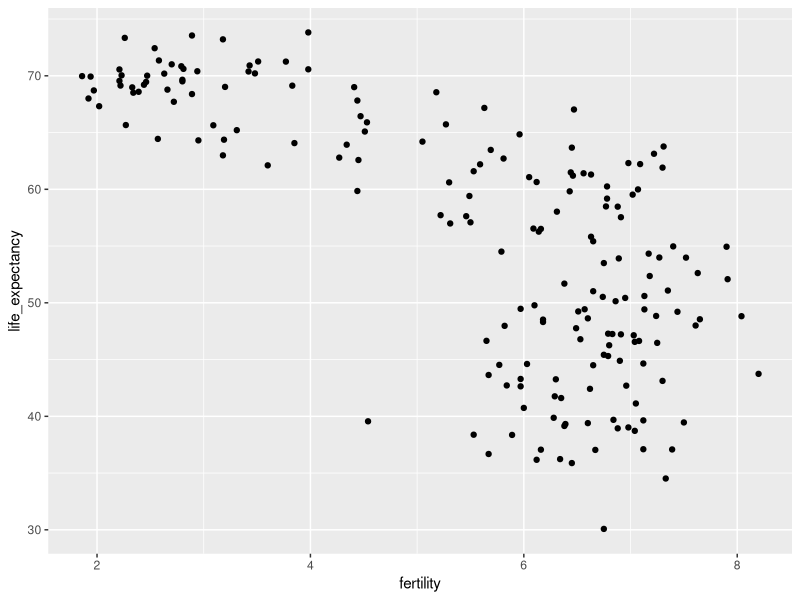
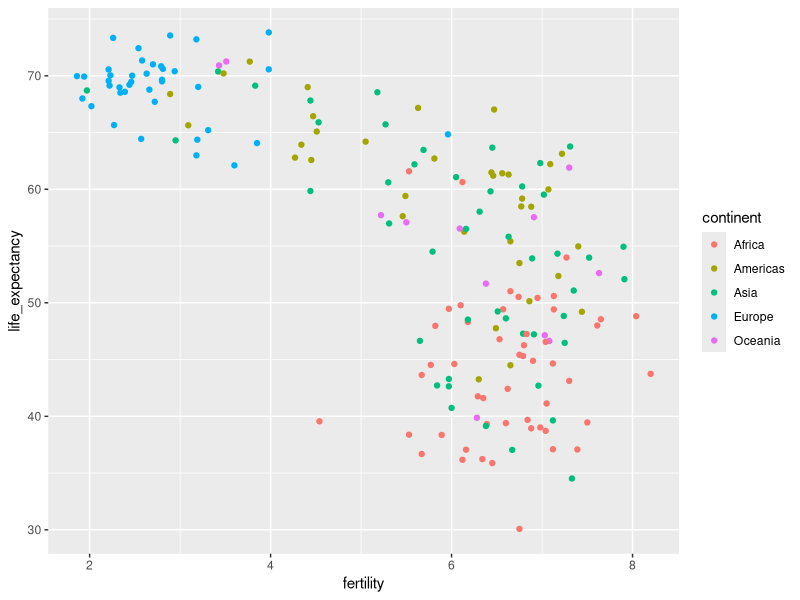
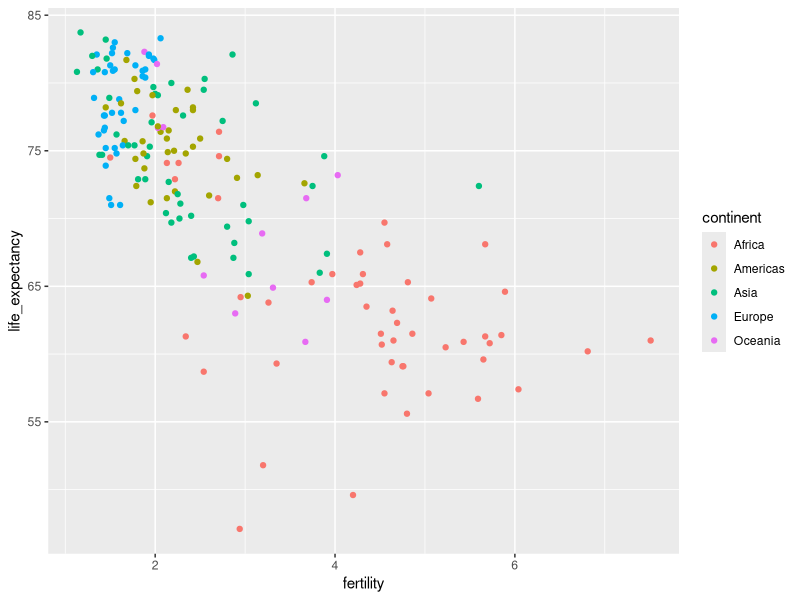
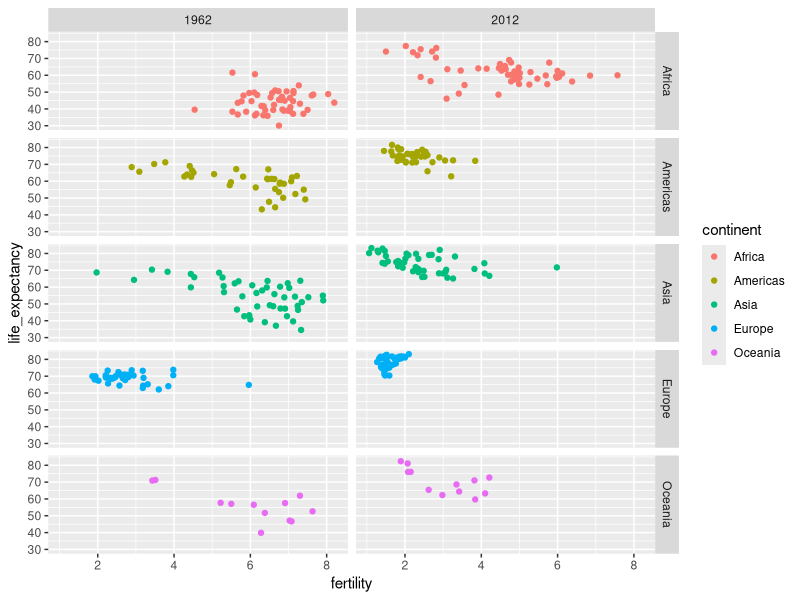
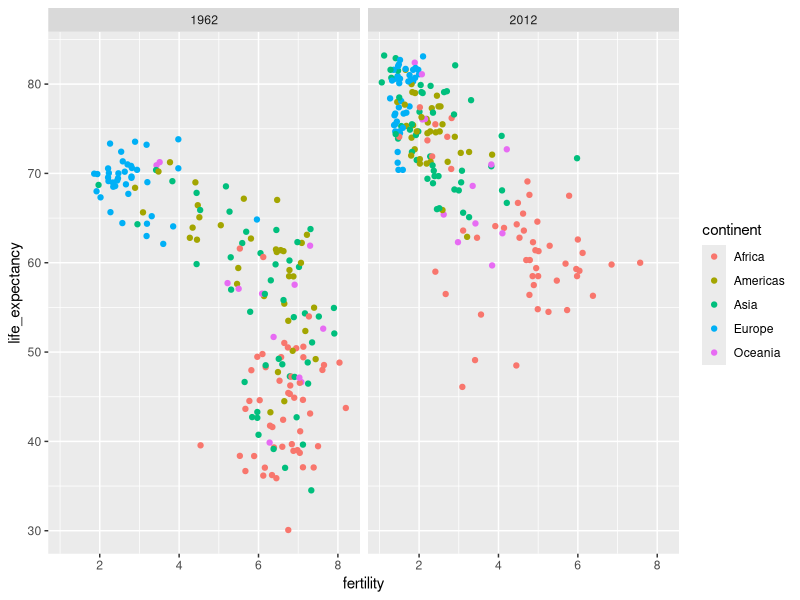
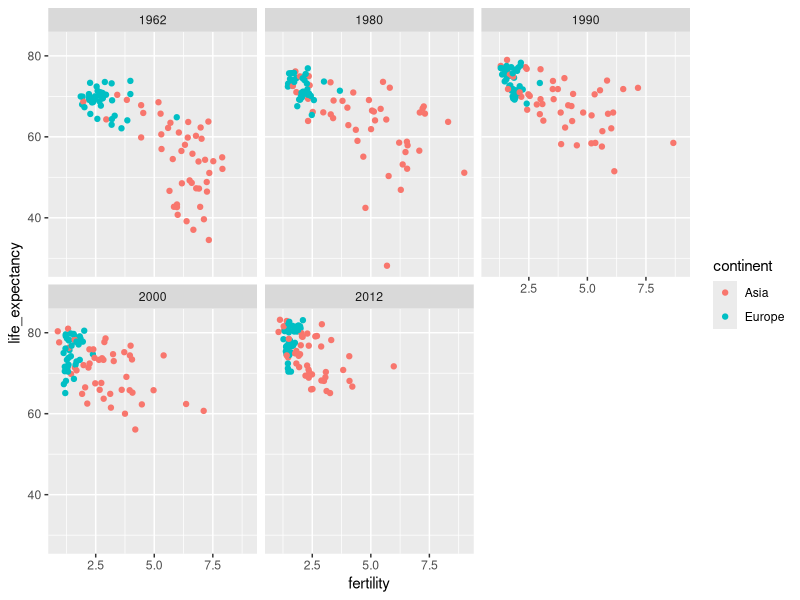
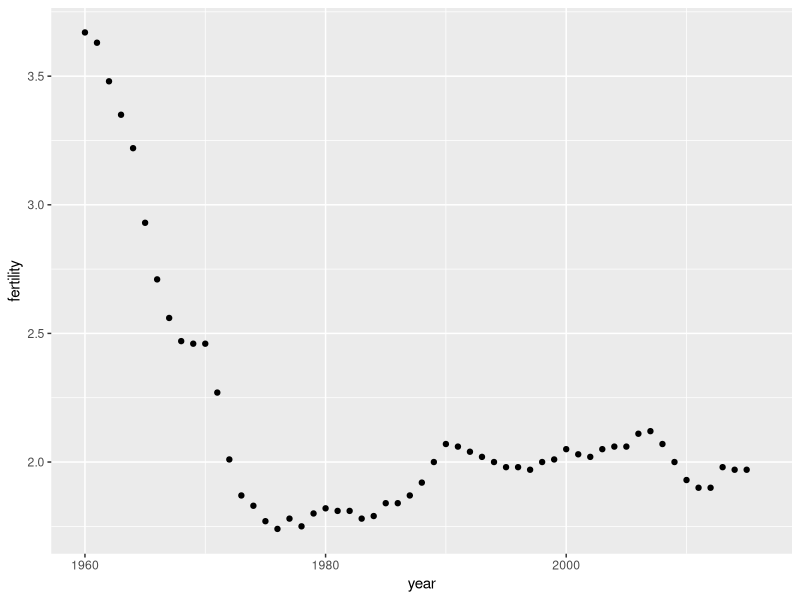
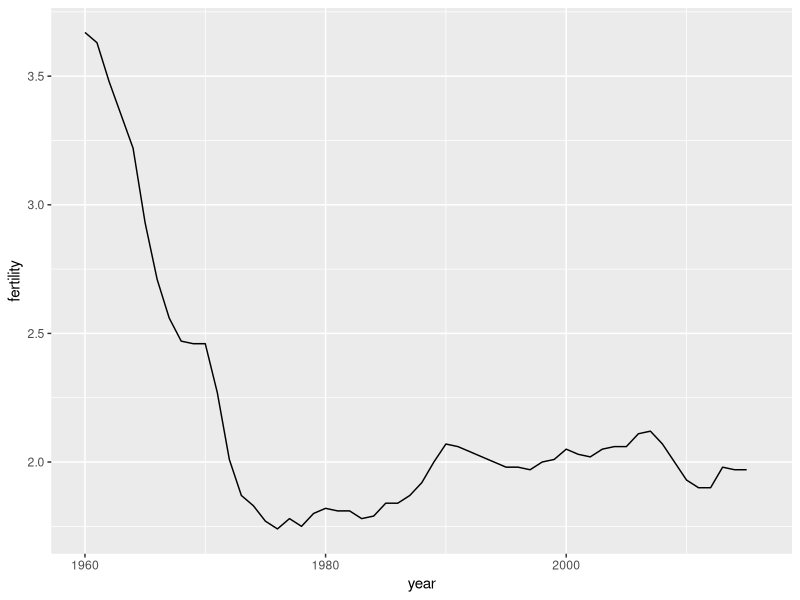

The R script that drew these images, in order:
## ---- chunk 1
library(tidyverse)
library(dslabs)
data(gapminder)
gapminder %>% as_tibble()%>%head()
## ---- chunk 2
gapminder %>% 
  filter(year == 2015 & country %in% c("Sri Lanka","Turkey")) %>% 
  select(country, infant_mortality)
## ---- chunk 3
a<-gapminder%>%
  filter(year == 2015 & country %in% c("South Korea","Turkey", "Russia","Vietnam", "South Africa")) %>% 
  pull(infant_mortality)
gapminder%>%
  filter(year == 2015 & country %in% c("Sri Lanka","Poland", "Malaysia", "Pakistan","Thailand")) %>% 
  select(country, infant_mortality)%>%
  mutate(country1=c("South Korea","Turkey", "Russia","Vietnam", "South Africa"), infant_mortality1=a)
## ---- chunk 4
gapminder%>%
  filter(year == 1962) %>%
  ggplot(aes(fertility, life_expectancy)) +
  geom_point()
## ---- chunk 5
gapminder%>%
  filter(year == 1962) %>%
  ggplot(aes(fertility, life_expectancy, col=continent)) +
  geom_point()
## ---- chunk 6
gapminder%>%
  filter( year == 2015) %>%
  ggplot(aes(fertility, life_expectancy, col=continent)) +
  geom_point()
## ---- chunk 7
gapminder%>%
  filter(year%in%c(1962, 2012)) %>%
  ggplot(aes(fertility, life_expectancy, col = continent)) +
  geom_point() +
  facet_grid(continent~year)
## ---- chunk 8
gapminder%>%
  filter(year%in%c(1962, 2012)) %>%
  ggplot(aes(fertility, life_expectancy, col = continent)) +
  geom_point() +
  facet_grid(. ~ year)
## ---- chunk 9
years <- c(1962, 1980, 1990, 2000, 2012)
continents <- c("Europe", "Asia")
gapminder %>% 
  filter(year %in% years & continent %in% continents) %>%
  ggplot( aes(fertility, life_expectancy, col = continent)) +
  geom_point() +
  facet_wrap(~year) 
## ---- chunk 10
gapminder %>% 
  filter(country == "United States") %>% 
  ggplot(aes(year, fertility)) +
  geom_point()
## ---- chunk 11
gapminder %>% 
  filter(country == "United States") %>% 
  ggplot(aes(year, fertility)) +
  geom_line()
## ---- chunk 12
gapminder %>% filter(country %in% c("South Korea","Germany")) %>% 
  ggplot(aes(year,fertility)) +
  geom_line()
## ---- chunk 13
countries <- c("South Korea","Germany")

gapminder %>% filter(country %in% countries & !is.na(fertility)) %>% 
  ggplot(aes(year, fertility, group = country)) +
  geom_line()
## ---- chunk 14
countries <- c("South Korea","Germany")

gapminder %>% filter(country %in% countries & !is.na(fertility)) %>% 
  ggplot(aes(year,fertility, col = country)) +
  geom_line()
## ---- chunk 15
labels <- data.frame(country = countries, x = c(1975,1965), y = c(60,72))

gapminder %>% 
  filter(country %in% countries) %>% 
  ggplot(aes(year, life_expectancy, col = country)) +
  geom_line() +
  geom_text(data = labels, aes(x, y, label = country), size = 5) +
  theme(legend.position = "none")
## ---- chunk 16
gapminder <- gapminder %>%  mutate(dollars_per_day = gdp/population/365)
## ---- chunk 17
past_year <- 1970
gapminder %>% 
  filter(year == past_year & !is.na(gdp)) %>%
  ggplot(aes(dollars_per_day)) + 
  geom_histogram(binwidth = 1, color = "black",fill="white")
## ---- chunk 18
gapminder %>% 
  filter(year == past_year & !is.na(gdp)) %>%
  ggplot(aes(log2(dollars_per_day))) + 
  geom_histogram(binwidth = 1, color = "black")
## ---- chunk 19
gapminder%>%
  filter(year == past_year) %>%
  summarize(min = min(population), max = max(population))
## ---- chunk 20
gapminder %>% 
  filter(year == past_year) %>%
  ggplot(aes(log10(population))) +
  geom_histogram(binwidth = 0.5, color = "black")
## ---- chunk 21
gapminder %>% 
  filter(year == past_year & !is.na(gdp)) %>%
  ggplot(aes(dollars_per_day)) + 
  geom_histogram(binwidth = 1, color = "black") +
  scale_x_continuous(trans = "log2")
## ---- chunk 22
p <- gapminder %>% 
  filter(year == past_year & !is.na(gdp)) %>%
  ggplot(aes(region, dollars_per_day)) 
p + geom_point() 
## ---- chunk 23
p + geom_point() +
  theme(axis.text.x = element_text(angle = 90, hjust = 1))
p+geom_point()+coord_flip()
## ---- chunk 24
p <- gapminder %>% 
  filter(year == past_year & !is.na(gdp)) %>%
  mutate(region = reorder(region, dollars_per_day, FUN = median)) %>%
  ggplot(aes(region, dollars_per_day)) +
  geom_point() +
  theme(axis.text.x = element_text(angle = 90, hjust = 1)) 
p
## ---- chunk 25
p + scale_y_continuous(trans = "log2")
## ---- chunk 26
gapminder <- gapminder %>% 
  mutate(group = case_when(
    region %in% c("Western Europe", "Northern Europe","Southern Europe", 
                    "Northern America", "Australia and New Zealand") ~ "West",
    region %in% c("Eastern Asia", "South-Eastern Asia") ~ "East Asia",
    region %in% c("Caribbean", "Central America", "South America") ~ "Latin America",
    continent == "Africa" & region != "Northern Africa" ~ "Sub-Saharan Africa",
    TRUE ~ "Others"))
## ---- chunk 27
gapminder <- gapminder %>% 
  mutate(group = factor(group, 
                        levels = c("Others", "Latin America", "East Asia", "Sub-Saharan Africa",  "West")))
## ---- chunk 28
p <- gapminder %>% 
  filter(year == past_year & !is.na(gdp)) %>%
  ggplot(aes(group, dollars_per_day)) +
  geom_boxplot() +
  theme(axis.text.x = element_text(angle = 90, hjust = 1)) +
  scale_y_continuous(trans = "log2") +
  xlab("")
p 
## ---- chunk 29
p + geom_point(alpha = 0.5)
## ---- chunk 30
library(ggridges)
p <- gapminder %>% 
  filter(year == past_year & !is.na(dollars_per_day)) %>%
  ggplot(aes(dollars_per_day, group)) + 
  scale_x_continuous(trans = "log2") 
p  + geom_density_ridges() 
## ---- chunk 31
p  + geom_density_ridges(scale=1) 
## ---- chunk 32
p + geom_density_ridges(jittered_points = TRUE)
## ---- chunk 33
p + geom_density_ridges(jittered_points = TRUE, 
                        position = position_points_jitter(width = 0.05, height = 0),
                        point_shape = '|', point_size = 3, point_alpha = 1, alpha = 0.7)
## ---- chunk 34
past_year <- 1970
present_year <- 2010
gapminder %>% 
  filter(year %in% c(past_year, present_year) & !is.na(gdp)) %>%
  mutate(west = ifelse(group == "West", "West", "Developing")) %>%
  ggplot(aes(dollars_per_day)) +
  geom_histogram(binwidth = 1, color = "black") +
  scale_x_continuous(trans = "log2") + 
  facet_grid(year ~ west)
## ---- chunk 35
country_list_1 <- gapminder %>% 
  filter(year == past_year & !is.na(dollars_per_day)) %>% 
  pull(country)

country_list_2 <- gapminder %>% 
  filter(year == present_year & !is.na(dollars_per_day)) %>% 
  pull(country)
      
country_list <- intersect(country_list_1, country_list_2)
## ---- chunk 36
gapminder %>% 
  filter(year %in% c(past_year, present_year) & !is.na(gdp)&country %in% country_list) %>%
  mutate(west = ifelse(group == "West", "West", "Developing")) %>%
  ggplot(aes(dollars_per_day)) +
  geom_histogram(binwidth = 1, color = "black") +
  scale_x_continuous(trans = "log2") + 
  facet_grid(year ~ west)
## ---- chunk 37
gapminder %>% 
  filter(year %in% c(past_year, present_year) & country %in% country_list) %>%
  ggplot(aes(group, dollars_per_day)) +
  geom_boxplot() +
  theme(axis.text.x = element_text(angle = 90, hjust = 1)) +
  scale_y_continuous(trans = "log2") +
  xlab("") +
  facet_grid(. ~ year)
## ---- chunk 38
gapminder %>% 
  filter(year %in% c(past_year, present_year) & country %in% country_list) %>%
  mutate(year = factor(year)) %>%
  ggplot(aes(group, dollars_per_day, fill = year)) +
  geom_boxplot() +
  theme(axis.text.x = element_text(angle = 90, hjust = 1)) +
  scale_y_continuous(trans = "log2") +
  xlab("") 
## ---- chunk 39
gapminder %>% 
  filter(year %in% c(past_year, present_year) & country %in% country_list) %>%
  ggplot(aes(dollars_per_day)) +
  geom_density(fill = "grey") + 
  scale_x_continuous(trans = "log2") + 
  facet_grid(. ~ year)
## ---- chunk 40
gapminder %>% 
  filter(year==past_year &country %in% country_list) %>%
  mutate(group = ifelse(group == "West", "West", "Developing")) %>%
  count(group)
## ---- chunk 41
gapminder %>% 
  filter(year %in% c(past_year, present_year) & country %in% country_list) %>%
  mutate(group = ifelse(group == "West", "West", "Developing")) %>%
  ggplot(aes(dollars_per_day, fill = group)) +
  scale_x_continuous(trans = "log2") +
  geom_density(alpha = 0.2) + 
  facet_grid(year ~ .)
## ---- chunk 42
# aes(x = dollars_per_day, y = ..count..)
## ---- chunk 43
p <- gapminder %>% 
  filter(year %in% c(past_year, present_year) & country %in% country_list) %>%
  mutate(group = ifelse(group == "West", "West", "Developing")) %>%
  ggplot(aes(dollars_per_day, y = ..count.., fill = group)) +
  scale_x_continuous(trans = "log2", limit = c(0.125, 300))

p + geom_density(alpha = 0.2) + 
  facet_grid(year~.)
## ---- chunk 44
p + geom_density(alpha = 0.2, bw = 0.75) + facet_grid(year ~ .)
## ---- chunk 45
gapminder %>% 
  filter(year %in% c(past_year, present_year) & !is.na(dollars_per_day)) %>%
  ggplot(aes(dollars_per_day, group)) + 
  scale_x_continuous(trans = "log2") + 
  geom_density_ridges(adjust = 1.5) +
  facet_grid(. ~ year)
## ---- chunk 46
gapminder %>% 
    filter(year %in% c(past_year, present_year) & country %in% country_list) %>%
  group_by(year) %>%
  mutate(weight = population/sum(population)*2) %>%
  ungroup() %>%
  ggplot(aes(dollars_per_day, fill = group)) +
  scale_x_continuous(trans = "log2", limit = c(0.125, 300)) + 
  geom_density(alpha = 0.2, bw = 0.75, position = "stack") + facet_grid(year ~ .) 
## ---- chunk 47
gapminder %>% 
    filter(year %in% c(past_year, present_year) & country %in% country_list) %>%
  group_by(year) %>%
  mutate(weight = population/sum(population)*2) %>%
  ungroup() %>%
  ggplot(aes(dollars_per_day, fill = group, weight=weight)) +
  scale_x_continuous(trans = "log2", limit = c(0.125, 300)) + 
  geom_density(alpha = 0.2, bw = 0.75, position = "stack") + facet_grid(year ~ .)
## ---- chunk 48
gapminder <- gapminder %>% 
  mutate(group = case_when(
    region %in% c("Western Europe", "Northern Europe","Southern Europe", 
                    "Northern America", "Australia and New Zealand") ~ "West",
    region %in% "Northern Africa" ~ "Northern Africa",
    region %in% c("Eastern Asia", "South-Eastern Asia") ~ "East Asia",
    region == "Southern Asia"~ "Southern Asia",
    region %in% c("Central America", "South America", "Caribbean") ~ "Latin America",
    continent == "Africa" & region != "Northern Africa" ~ "Sub-Saharan Africa",
    region %in% c("Melanesia", "Micronesia", "Polynesia") ~ "Pacific Islands"))
## ---- chunk 49
surv_income <- gapminder %>% 
  filter(year %in% present_year & !is.na(gdp) & 
           !is.na(infant_mortality) & !is.na(group)) %>%
  group_by(group) %>%
  summarize(income = sum(gdp)/sum(population)/365,
            infant_survival_rate = 
              1 - sum(infant_mortality/1000*population)/sum(population)) 

surv_income %>% arrange(income)
## ---- chunk 50
library(scales)
surv_income%>%
  ggplot(aes(income,infant_survival_rate,col=group, label=group))+ geom_label(size=3)+
  scale_x_continuous(trans = log_trans(),breaks = c(1,8,64)) + 
  scale_y_continuous(breaks = c(0.850,0.900,0.950,0.990,0.995,0.998))
  
